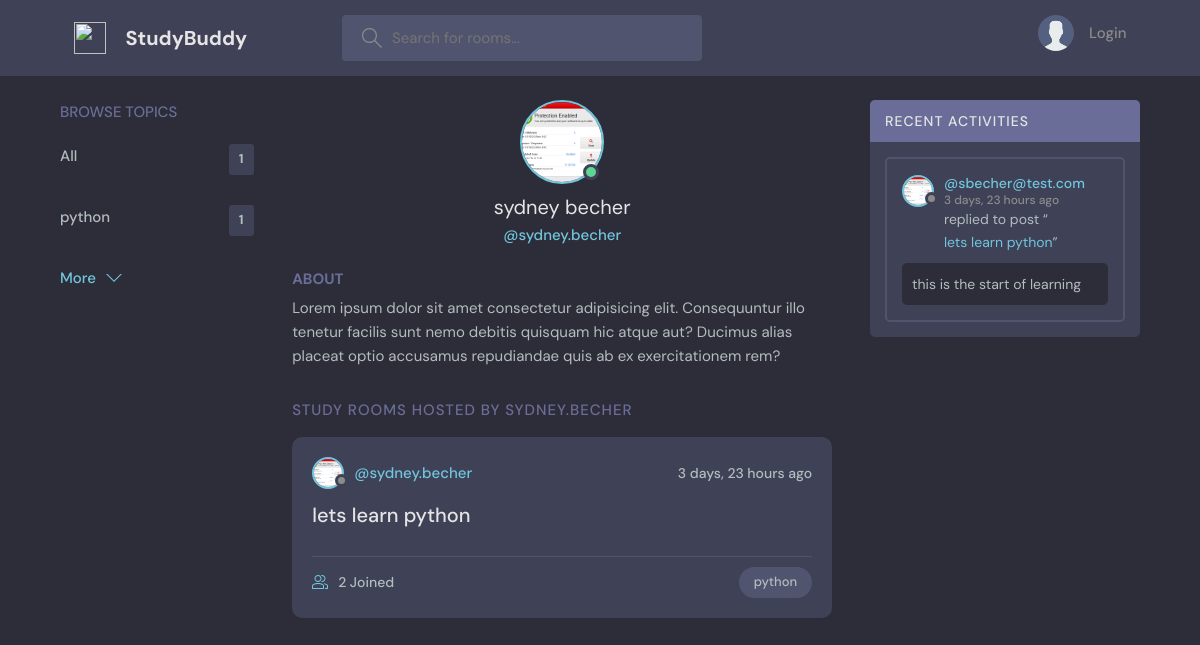
Page /profile/1/ on the committed database.
### base/models.py (models this page shows, shortened)
class Topic(models.Model):
    name = models.CharField(max_length=200)
    def __str__(self):
        return self.name

class User(AbstractUser):
    name = models.CharField(max_length=200, null=True)
    email = models.EmailField(unique=True, null=True)
    bio = models.TextField(null=True)
    avatar = models.ImageField(null=True, default="avatar.svg")
    USERNAME_FIELD = 'email'
    REQUIRED_FIELDS = []

class Room(models.Model):
    host = models.ForeignKey(User, on_delete=models.SET_NULL, null=True)
    topic = models.ForeignKey(Topic, on_delete=models.SET_NULL, null=True) # when using SET_NULL null=True should declared
    name = models.CharField(max_length=200)
    description = models.TextField(null=True, blank=True)  # make column accept null value
    participants = models.ManyToManyField(User, related_name='participants', blank=True)
    updated_at = models.DateTimeField(auto_now=True)
    created_at = models.DateTimeField(auto_now_add=True)
    class Meta:
        ordering = ['-updated_at', '-created_at']  # ascending base on created at

class Message(models.Model):
    user = models.ForeignKey(User, on_delete=models.CASCADE)  # delete all message if user is deleted
    room = models.ForeignKey(Room, on_delete=models.CASCADE)  # delete all message if room is deleted
    body = models.TextField()
    updated_at = models.DateTimeField(auto_now=True)
    created_at = models.DateTimeField(auto_now_add=True)
    class Meta:
        ordering = ['-updated_at', '-created_at']
    def __str__(self):
        return self.body[0:50]

### base/views.py (the view)
# urls.py: path('profile/<str:pk>/', views.profile, name='profile'),
def profile(request, pk):
    user = User.objects.get(pk=pk)
    rooms = user.room_set.all()  # get rooms from user using mode_set.all
    topics = Topic.objects.all()
    room_messages = user.message_set.all()
    context = {
        'user': user,
        'rooms': rooms,
        'topics': topics,
        'room_messages': room_messages
    }
    return render(request, 'base/profile.html', context)

### base/templates/base/profile.html (shortened to what this page needs)
{% extends 'main.html' %}
{% block content %}
<main class="profile-page layout layout--3">
    <div class="container">
        {% include 'base/topics_component.html' %}
        <div class="roomList">
            <div class="profile">
                <div class="profile__avatar">
                    <div class="avatar avatar--large active">
                        <img src="{{ user.avatar.url }}" />
                    </div>
                </div>
                <div class="profile__info">
                    <h3>{{ user.first_name }} {{ user.last_name }}</h3>
                    <p>@{{ user.username }}</p>
                </div>
                <div class="profile__about">
                    <h3>About</h3>
                    <p>
                        Lorem ipsum dolor sit amet consectetur adipisicing elit. Consequuntur illo tenetur
                        facilis sunt nemo debitis quisquam hic atque aut? Ducimus alias placeat optio
                        accusamus repudiandae quis ab ex exercitationem rem?
                    </p>
                </div>
            </div>
            <div class="roomList__header">
                <div>
                    <h2>Study Rooms Hosted by {{ user.username }}
                    </h2>
                </div>
            </div>
            {% include 'base/feed_component.html' %}
        </div>
        <div class="activities">
            <div class="activities__header">
                <h2>Recent Activities</h2>
            </div>
            {% include 'base/activity_component.html' %}
        </div>
    </div>
</main>
{% endblock content %}

### templates/main.html (shortened to what this page needs)
<!DOCTYPE html>
{% load static %}
<html lang="en">
  <head>
    <link rel="stylesheet" href="{% static 'styles/main.css' %}" />
  </head>
  <body>
    {% include 'navbar.html' %}
    {% block content %}
    {% endblock %}
  </body>
</html>

### templates/navbar.html (shortened to what this page needs)
{% load static %}
<header class="header header--loggedIn">
    <div class="container">
        <a href="{% url 'home' %}" class="header__logo">
            <img src="{% static 'images/logo.svg  ' %}" />
            <h1>StudyBuddy</h1>
        </a>
        <form action="{% url 'home' %}" class="header__search">
            <label>
                <input type="text" name="q" placeholder="Search for rooms..." />
            </label>
        </form>
        <nav class="header__menu">
            {% if request.user.is_authenticated %}
            <div class="header__user">
                <a href="{% url 'update-user'  %}">
                    <div class="avatar avatar--medium active">
                        <img src="{{ request.user.avatar.url }}" />
                    </div>
                    <p>{{ request.user.first_name }} {{ request.user.last_name }}<span>@{{ request.user.username }}</span></p>
                </a>
                <button class="dropdown-button">
                    <svg version="1.1" xmlns="http://www.w3.org/2000/svg" width="32" height="32" viewBox="0 0 32 32">
                        <title>chevron-down</title>
                        <path d="M16 21l-13-13h-3l16 16 16-16h-3l-13 13z"></path>
                    </svg>
                </button>
            </div>
            {% else %}
            <a href="{% url 'login' %}">
                <img src="{% static 'images/avatar.svg' %}" />
                <p>Login</p>
            </a>
            {% endif %}
        </nav>
    </div>
</header>

### base/templates/base/topics_component.html
<div class="topics">
    <div class="topics__header">
        <h2>Browse Topics</h2>
    </div>
    <ul class="topics__list">
        <li>
            <a href="{% url 'home' %} ">All<span>{{ topics.count }}</span></a>
        </li>
        {% for topic in topics %}
        <li>
            <a href="{% url 'home' %}?q={{ topic.name }}">{{ topic }} <span>{{ topic.room_set.all.count }}</span></a>
        </li>
        {% endfor %}
    </ul>
    <a class="btn btn--link" href="{% url 'topics' %}">
        More
        <svg version="1.1" xmlns="http://www.w3.org/2000/svg" width="32" height="32" viewBox="0 0 32 32">
            <title>chevron-down</title>
            <path d="M16 21l-13-13h-3l16 16 16-16h-3l-13 13z"></path>
        </svg>
    </a>
</div>

### base/templates/base/feed_component.html (shortened to what this page needs)
{% for room in rooms %}
<div class="roomListRoom">
    <div class="roomListRoom__header">
        <a href="{% url 'profile' room.host.id     %}" class="roomListRoom__author">
            <div class="avatar avatar--small">
                <img src="{{ room.host.avatar.url }}" />
            </div>
            <span>@{{ room.host.username }}</span>
        </a>
        <div class="roomListRoom__actions">
            <span>{{ room.created_at | timesince }} ago</span>
        </div>
    </div>
    <div class="roomListRoom__content">
        <a href="{% url 'room' room.id %}">{{ room.name }}</a>
    </div>
    <div class="roomListRoom__meta">
        <a href="{% url 'edit-room' room.id %}" class="roomListRoom__joined">
            {{ room.participants.all.count }} Joined
        </a>
        <p class="roomListRoom__topic">{{ room.topic }}</p>
    </div>
</div>
{% endfor %}

### base/templates/base/activity_component.html (shortened to what this page needs)
{% for message in room_messages %}
<div class="activities__box">
    <div class="activities__boxHeader roomListRoom__header">
        <a href="{% url 'profile' message.user.id %}" class="roomListRoom__author">
            <div class="avatar avatar--small">
                <img src="{{ message.user.avatar.url }}" />
            </div>
            <p>
                @{{ message.user }}
                <span>{{ message.created_at | timesince }} ago</span>
            </p>
        </a>
    </div>
    <div class="activities__boxContent">
        <p>replied to post “<a href="{% url 'room' message.room.id %}">{{ message.room.name }}</a>”</p>
        <div class="activities__boxRoomContent">
            {{ message }}
        </div>
    </div>
</div>
{% endfor %}

### rows in the picture
Topic: name "python", room_set.all.count "1"
User: avatar (picture), first_name "sydney", last_name "becher", username "sydney.becher", username "SYDNEY.BECHER"
Room: host.avatar (picture), host.username "sydney.becher", created_at "3 days, 23 hours", name "lets learn python", participants.all.count "2", topic "python"
Message: user.avatar (picture), user "sbecher@test.com", created_at "3 days, 23 hours", room.name "lets learn python", body "this is the start of learning"

### other values in the picture
{{ topics.count }} "1"
